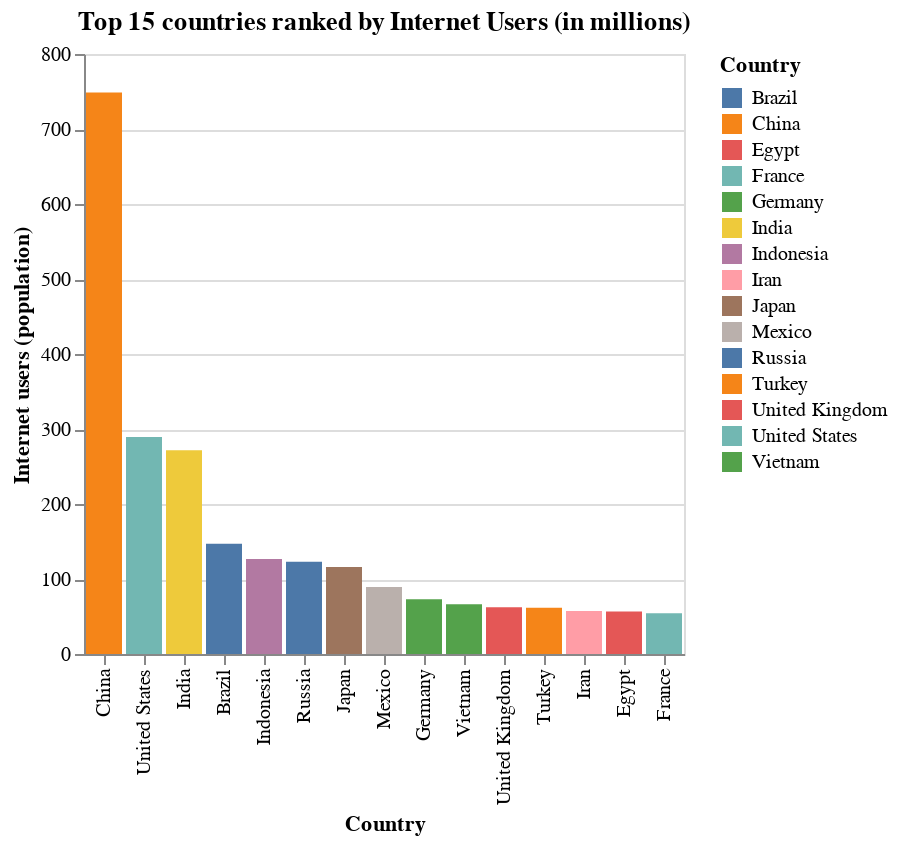

Write notebook code for a chart like this one.
### Code cell
bars = (
    alt.Chart(df_internet_users_top_15.query('Year == 2021'))
    .mark_bar()
    .encode(
        alt.X('Country', sort=None),
        alt.Y('Internet users (population)', 
        sort=['Internet users (population)']),
        color='Country',
    )
)
plot_title = f"Top 15 countries ranked by Internet Users (in millions)"
bars.properties(title=plot_title)

### Figure 1 — Vega-Lite specification as saved in the notebook (floating-point values rounded to 4 significant figures)
{"config": {"view": {"continuousWidth": 400, "continuousHeight": 300}}, "data": {"name": "data-75b9bcbaff07b34a87834e47f955a86a"}, "mark": "bar", "encoding": {"color": {"type": "nominal", "field": "Country"}, "x": {"type": "nominal", "field": "Country", "sort": null}, "y": {"type": "quantitative", "field": "Internet users (population)", "sort": ["Internet users (population)"]}}, "title": "Top 15 countries ranked by Internet Users (in millions)", "$schema": "https://vega.github.io/schema/vega-lite/v4.8.1.json", "datasets": {"data-75b9bcbaff07b34a87834e47f955a86a": [{"Year": 2021, "Country": "China", "Internet users (population)": 748.8, "Offline population": 630.2, "Internet users (percent of population)": 54.3, "Population": 1395.0, "Mobile subscribers (Percentage)": 0.08731}, {"Year": 2021, "Country": "United States", "Internet users (population)": 289.5, "Offline population": 37.62, "Internet users (percent of population)": 88.5, "Population": 331.0, "Mobile subscribers (Percentage)": 0.4063}, {"Year": 2021, "Country": "India", "Internet users (population)": 271.6, "Offline population": 1081.0, "Internet users (percent of population)": 20.1, "Population": 1380.0, "Mobile subscribers (Percentage)": 0.06109}, {"Year": 2021, "Country": "Brazil", "Internet users (population)": 146.8, "Offline population": 61.64, "Internet users (percent of population)": 70.4, "Population": 211.8, "Mobile subscribers (Percentage)": 0.4518}, {"Year": 2021, "Country": "Indonesia", "Internet users (population)": 126.5, "Offline population": 138.8, "Internet users (percent of population)": 47.7, "Population": 267.5, "Mobile subscribers (Percentage)": 0.4714}, {"Year": 2021, "Country": "Russia", "Internet users (population)": 123.1, "Offline population": 25.85, "Internet users (percent of population)": 82.6, "Population": 149.0, "Mobile subscribers (Percentage)": 1.103}, {"Year": 2021, "Country": "Japan", "Internet users (population)": 116.1, "Offline population": 11.09, "Internet users (percent of population)": 91.3, "Population": 126.5, "Mobile subscribers (Percentage)": 1.162}, {"Year": 2021, "Country": "Mexico", "Internet users (population)": 89.41, "Offline population": 38.19, "Internet users (percent of population)": 70.1, "Population": 128.9, "Mobile subscribers (Percentage)": 0.7424}, {"Year": 2021, "Country": "Germany", "Internet users (population)": 73.01, "Offline population": 9.83, "Internet users (percent of population)": 88.1, "Population": 82.8, "Mobile subscribers (Percentage)": 1.551}, {"Year": 2021, "Country": "Vietnam", "Internet users (population)": 66.27, "Offline population": 30.19, "Internet users (percent of population)": 68.7, "Population": 97.3, "Mobile subscribers (Percentage)": 1.451}, {"Year": 2021, "Country": "United Kingdom", "Internet users (population)": 62.48, "Offline population": 5.05, "Internet users (percent of population)": 92.5, "Population": 67.9, "Mobile subscribers (Percentage)": 1.766}, {"Year": 2021, "Country": "Turkey", "Internet users (population)": 61.72, "Offline population": 21.71, "Internet users (percent of population)": 74.0, "Population": 84.3, "Mobile subscribers (Percentage)": 1.148}, {"Year": 2021, "Country": "Iran", "Internet users (population)": 57.26, "Offline population": 24.54, "Internet users (percent of population)": 70.0, "Population": 84.0, "Mobile subscribers (Percentage)": 1.695}, {"Year": 2021, "Country": "Egypt", "Internet users (population)": 56.65, "Offline population": 42.25, "Internet users (percent of population)": 57.3, "Population": 100.9, "Mobile subscribers (Percentage)": 0.9415}, {"Year": 2021, "Country": "France", "Internet users (population)": 54.28, "Offline population": 10.85, "Internet users (percent of population)": 83.3, "Population": 65.3, "Mobile subscribers (Percentage)": 1.694}]}}
